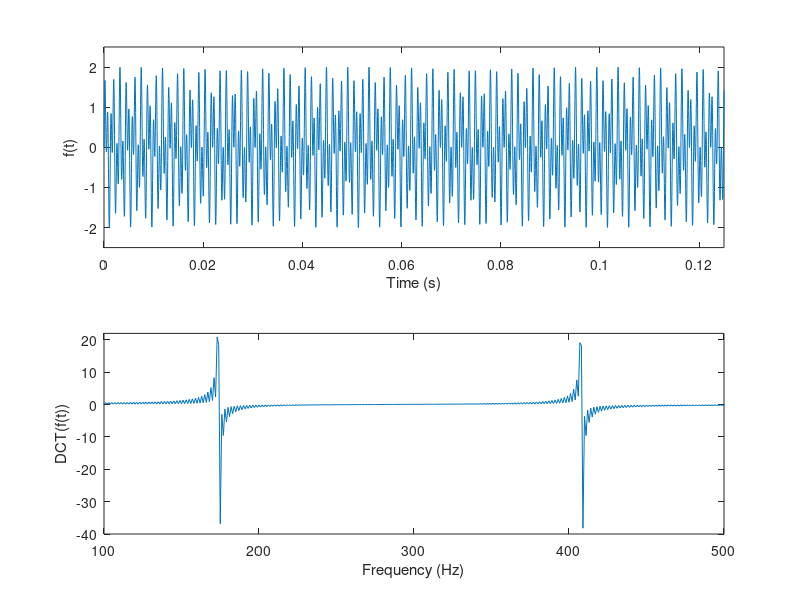

Recreate this plot in MATLAB. (Note: this script raises an error after producing the figure.)
clear all; close all;

n = 5000;
tlim = 1/8;
t = linspace(0, tlim, n);
k = [0:n-1];
f = sin(1394*pi*t) + sin(3266*pi*t);
ft = dct(f);

figure('name', 'A Tone Time and Frequency Plot');
subplot(2, 1, 1);
plot(t, f);
xlabel('Time (s)'); ylabel('f(t)');
axis([0 1/8 -2.5 2.5]);
subplot(2, 1, 2);
plot(k, ft);
xlabel('Frequency (Hz)'); ylabel('DCT(f(t))');
axis([100 500 -40 22]);

%% This is what we're going to work through ...
%%
%% PSI (n x n): DCT transform
%% c   (n x 1): Cosine transform coefficiencts
%% f   (n x 1): Original time signal
%%
%% PSI * c = f

%% b   (m x 1): Sparse samples from f (m << n)
%% PHI (m x n): Subset of randomly permuted identity matrix
%% f   (n x 1): Original time signal (same as above)
%%
%% b = PHI * f

%% A (m x n): PHI * PSI, but also equal to permuted columns of
%%            transformed identity matrix
%% x (n x 1): Sparse approximation to full PSI
%% b (m x 1): Sparse samples (same as above)
%%
%% A * x = b

%% Finally, we can reconstruct an approximation of the orignal:
%%
%% f = PSI * x (approximately)

%% First, grab 500 random points from f
m = 500;
r1 = randintrlv([1:n],793);
perm = r1(1:m);
f2 = f(perm);
t2 = t(perm);

%% Then build A = PHI * PSI by grabbing permuted rows of transformed
%% identity matrix.
D = dct(eye(n, n));
A = D(perm, :);

%% Compare 3 different solutions
x = pinv(A) * f2';
x2 = A\f2';
cvx_begin;
  variable x3(n);
  minimize( norm(x3,1) );
  subject to
    A*x3 == f2';
cvx_end;

figure('name', 'Sparse Sample Solutions, Frequency Domain');
subplot(3, 1, 1);
plot(k, x);
ylabel('DCT(f(t))');
title('Using pinv()');
axis([100 500 -40 40]);
subplot(3, 1, 2);
plot(k, x2);
title('Using Backslash');
ylabel('DCT(f(t))');
axis([100 500 -40 40]);
subplot(3, 1, 3);
plot(k, x3);
title('Using L1 Norm');
ylabel('DCT(f(t))'); xlabel('Frequency (Hz)');
axis([100 500 -40 40]);

sig1 = dct(x);
sig2 = dct(x2);
sig3 = dct(x3);

figure('name', 'Sparse Sample Solutions, Time Domain');
subplot(3, 1, 1);
plot(t, sig1);
ylabel('f(t)');
title('Using pinv()');
axis([0 0.02 -2.5 2.5]);
subplot(3, 1, 2);
plot(t, sig2);
title('Using Backslash');
ylabel('f(t)');
axis([0 0.02 -2.5 2.5]);
subplot(3, 1, 3);
plot(t, sig3);
title('Using L1 Norm');
ylabel('DCT(f(t))'); xlabel('Time (s)');
axis([0 0.02 -2.5 2.5]);
